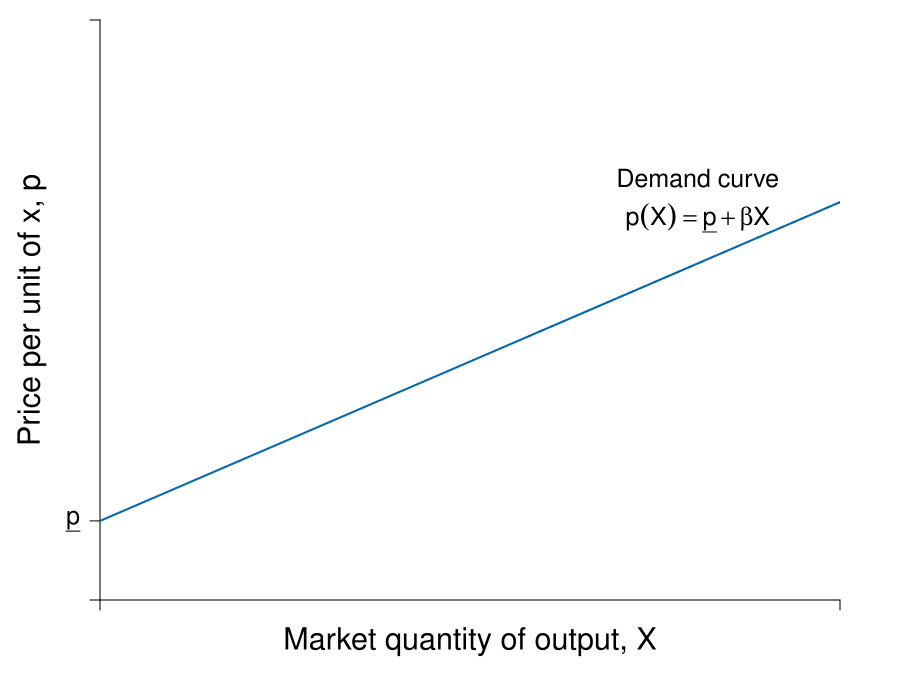

Source code (R):
require(shape)
pdf(file = "competitionmarkets/demand_side_econ_scale.pdf", width = 9, height = 7)

#Set parameters for graphics
pointsize <- 1.8
axislabelsize <- 1.8
labelsize <- 1.5
namesize <- 1.8
annotatesize <- 1.5
graphlinewidth <- 2
segmentlinewidth <- 1.5

underlined <- function(x, y, label, ...){ 
  text(x, y, label, ...) 
  sw <- strwidth(label) 
  sh <- strheight(label) 
  lines(x + c(-sw/2, sw/2), rep(y - 1.5*sh/2, 2)) 
} 

COL <- c("#7fc97f", "#beaed4", "#fdc086", "#ffff99", "#386cb0", "#f0027f", "#bf5b17", "#666666")
COLA <- c("#e0f3db", "#99d8c9","#66c2a4","#41ae76", "#238b45", "#005824")
COLB <- c("#c6dbef", "#4eb3d3", "#2b8cbe", "#0868ac","#084081")
COLC <- c("#fcfbfd", "#efedf5", "#dadaeb", "#bcbddc", "#9e9ac8", "#807dba", "#6a51a3", "#54278f", "#3f007d")
Grays <- gray.colors(25, start = 1, end = 0)

par(mar =  c(5, 5, 1, 3))

Demand <- function(x, rmax = 20, xmax = 12, n = 10) {
  rmax - (rmax/(n*xmax))*x
}

mrsA <- function(x, rmax = 20, xmax = 10) {
  rmax - (rmax/xmax)*x
}

uA <- function(x, y, rmax = 20, xmax = 10) {
  y + rmax*x - (1/2)(rmax/xmax)*x^2
}


#Supply <- function(x, c1 = 0, c2 = 0.05){
#  c1 + 2*c2*x
#}

# new supply curve
Supply <- function(x, c1 = 3, c2 = 0.0465){
  c1 + 2*c2*x
}

xlims <- c(0, 130)
ylims <- c(0, 22)

npts <- 501 
x <- seq(xlims[1], xlims[2], length.out = npts)
y <- seq(ylims[1], ylims[2], length.out = npts) 
a <- c(46.08, 55, 64)
b <- c(46.08, 55, 64)

plot(0, 0, xlim = xlims, ylim = ylims, type = "n",
     xlab = expression(paste("")),
     ylab = expression(paste("")), 
     xaxt = "n", 
     yaxt = "n", 
     cex.lab = axislabelsize, 
     bty = "n",
     xaxs="i", 
     yaxs="i")

# ticksy <- seq(from = 0, to = ylims[2], by = 2)
# ylabels <- seq(from = 0, to = ylims[2], by = 2)
# ticksx <- seq(from = 0, to = xlims[2], by = 2)
# xlabels <- seq(from = 0, to = xlims[2], by = 2)
ticksy <- c(0, 3, ylims[2])
#ylabels <- c(NA,  expression(paste(mc(X^{DH}))), expression(paste(p,"*")), expression(paste(p^H)), expression(paste(bar(p) )), NA)
ylabels <- c(NA,  expression(paste(underline(p))), NA)
ticksx <- c(0, xlims[2])
#xlabels <- c(NA, expression(paste(X^{DH})), expression(paste(X,"*")), expression(paste(X^{SH})), expression(paste(bar(p)/beta )), NA)
xlabels <- c(NA, NA)

axis(1, at = ticksx, pos = 0, labels = FALSE, cex.axis = labelsize)
text(x = c(0, 52, 75, 103, 127, xlims[2]), par("usr")[3] - 0.5, labels = xlabels, srt = 0, pos = 1, xpd = TRUE, cex = labelsize)
axis(2, at = ticksy, pos = 0, labels = ylabels, las = 1, cex.axis = labelsize)

npts <- 500 
xx1 <- seq(xlims[1], xlims[2], length.out = npts)
xx2 <- seq(75, xlims[2], length.out = npts)

lines(xx1, Supply(xx1), col = COLB[4], lwd = graphlinewidth)
lines(xx2, Supply(xx2), col = COLB[4], lty = 2, lwd = segmentlinewidth)


#Label axes
mtext(expression(paste("Market quantity of output, ", X)), side=1, line = 2, cex = axislabelsize)
text(-12, 0.5*ylims[2], expression(paste("Price per unit of x, ", p)), xpd = TRUE, cex = axislabelsize, srt = 90) 
# 
# points(50, 10, pch = 16, col = "black", cex = 1.5)
# text(52, 10.5, expression(M))

#segments(4.11765, 6.17647, 5.88, 8.88, lty = 1, col = COL[2] , lwd = graphlinewidth)
text(105, 16, expression("Demand curve"), cex = labelsize)
text(105, 14.5, expression(paste(P(x) == underline(p) + beta*x)), cex = labelsize)


dev.off()
